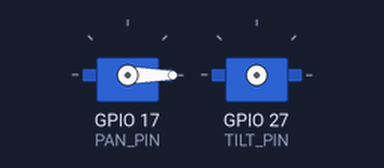
A program run on a simulated Raspberry Pi (BCM pin numbers). Parts: 2 × servo. Servo angles are drawn from the pulse width (0.5 ms = 0°, 2.5 ms = 180°); what the program prints to the terminal is not drawn.

Above: at 0.05 s.
At 2.05 s:
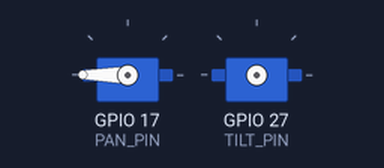
At 4.0 s:
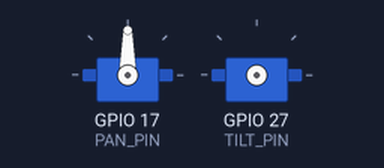
At 8.0 s:
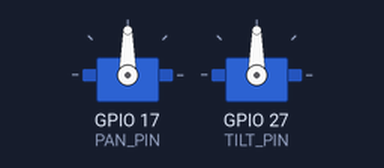
Timing chart, 0 to 10.4 s (numbered marks = the images above):
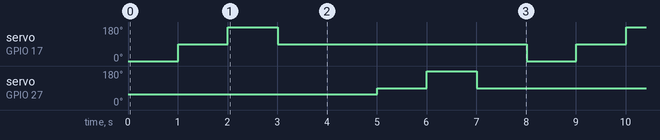

The program:

servo-max-safe.py
```python
import pigpio
import time

# ตั้งค่าขา GPIO
PAN_PIN = 17
TILT_PIN = 27

# --- ตั้งค่าขอบเขตความปลอดภัย (Safety Range) ---
TILT_SAFE_DOWN = 1150  # จุดต่ำสุดที่ก้มได้ (เหนือหัวน็อต)
TILT_UP = 2500  # จุดเงยสูงสุด
PAN_LEFT = 500  # ส่ายซ้ายสุด
PAN_RIGHT = 2500  # ส่ายขวาสุด
CENTER = 1500  # จุดกึ่งกลางมาตรฐาน

pi = pigpio.pi()

if not pi.connected:
    print("กรุณารัน sudo pigpiod ก่อนเริ่มใช้งาน")
    exit()


def test_move(pin, value, label):
    print(f"กำลังเคลื่อนที่ {label} ไปยังค่า: {value} us")
    pi.set_servo_pulsewidth(pin, value)
    time.sleep(1)


try:
    print("เริ่มการทดสอบแบบจำกัดระยะปลอดภัย... กด Ctrl+C เพื่อหยุด")
    while True:
        # --- ทดสอบ Pan (ซ้าย-กลาง-ขวา) ---
        test_move(PAN_PIN, PAN_LEFT, "Pan (ซ้าย)")
        test_move(PAN_PIN, CENTER, "Pan (กลาง)")
        test_move(PAN_PIN, PAN_RIGHT, "Pan (ขวา)")
        test_move(PAN_PIN, CENTER, "Pan (กลาง)")

        # --- ทดสอบ Tilt (ก้มปลอดภัย-กลาง-เงย) ---
        test_move(TILT_PIN, TILT_SAFE_DOWN, "Tilt (ก้มสุด-ปลอดภัย)")
        test_move(TILT_PIN, CENTER, "Tilt (กลาง)")
        test_move(TILT_PIN, TILT_UP, "Tilt (เงย)")
        test_move(TILT_PIN, CENTER, "Tilt (กลาง)")

except KeyboardInterrupt:
    print("\nหยุดการทำงาน และรีเซ็ตกลับจุดกลาง")
    pi.set_servo_pulsewidth(PAN_PIN, CENTER)
    pi.set_servo_pulsewidth(TILT_PIN, CENTER)
    time.sleep(0.5)
finally:
    pi.set_servo_pulsewidth(PAN_PIN, 0)
    pi.set_servo_pulsewidth(TILT_PIN, 0)
    pi.stop()
```

Measured:
- by itself, servo on GPIO 17 (PAN_PIN): repeats every 8.0 s: 180° 1.0 s, 90° 5.0 s, 0° 1.0 s, 90° 1.0 s
- by itself, servo on GPIO 27 (TILT_PIN): repeats every 8.0 s: 180° 1.0 s, 90° 5.0 s, 58° 1.0 s, 90° 1.0 s
